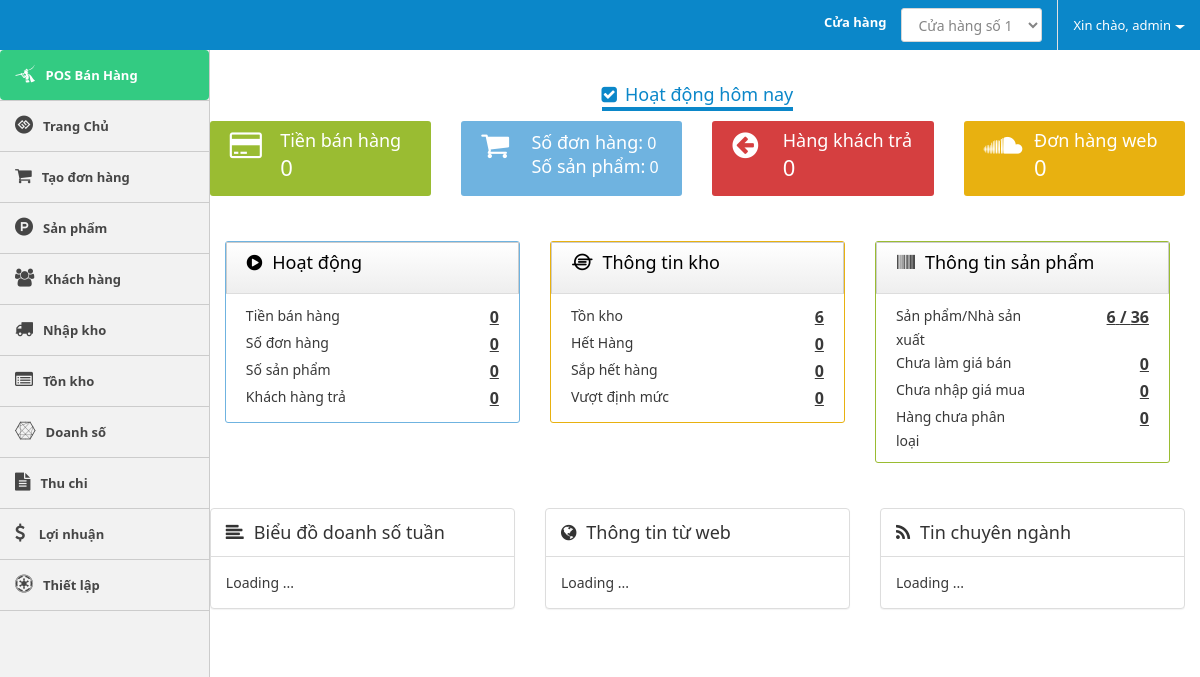
The page / (signed in) on the database its author committed.
### tables this page shows
CREATE TABLE `cms_users` (
  `id` int(10) UNSIGNED NOT NULL,
  `username` varchar(100) NOT NULL,
  `password` varchar(100) NOT NULL,
  `salt` varchar(255) NOT NULL,
  `email` varchar(120) NOT NULL,
  `display_name` varchar(120) NOT NULL,
  `user_status` tinyint(4) NOT NULL,
  `group_id` int(11) NOT NULL,
  `store_id` int(11) NOT NULL,
  `created` datetime NOT NULL,
  `updated` datetime NOT NULL,
  `logined` datetime(1) NOT NULL,
  `ip_logged` varchar(255) NOT NULL,
  `recode` varchar(255) NOT NULL,
  `code_time_out` varchar(255) NOT NULL
);

CREATE TABLE `cms_stores` (
  `ID` int(5) UNSIGNED NOT NULL,
  `stock_name` varchar(255) NOT NULL,
  `user_init` int(11) NOT NULL,
  `user_upd` int(11) NOT NULL,
  `created` datetime NOT NULL DEFAULT CURRENT_TIMESTAMP,
  `updated` datetime NOT NULL DEFAULT '0000-00-00 00:00:00' ON UPDATE CURRENT_TIMESTAMP
);

### application/controllers/dashboard.php (called while the page is built, shortened)
<?php if (!defined('BASEPATH')) exit('No direct script access allowed');
class Dashboard extends CI_Controller
{
    private $auth;
    public function __construct()
    {
        $this->auth = $this->cms_authentication->check();
    }
    public function index()
    {
        $today = date('Y-m-d');
        $orders = $this->db->from('orders')->where(('sell_date >'), $today)->where(('deleted'), 0)->get()->result_array();
        $tongtien = 0;
        $soluongsp = array();
        $data['lamgiaban'] = $this->db->from('products')->where(['prd_status' => 1, 'deleted' => 0, 'prd_sell_price' => 0])->count_all_results();
        $data['lamgiamua'] = $this->db->from('products')->where(['prd_status' => 1, 'deleted' => 0, 'prd_origin_price' => 0])->count_all_results();
        $total_prd = $this->db->from('products')->where(['prd_status' => 1, 'deleted' => 0])->count_all_results();
        $data['data']['_sl_product'] = $total_prd;
        $data['data']['_sl_manufacture'] = $this->db->from('products_manufacture')->count_all_results();
        $slsitem = count($soluongsp);
        $data['slsinventory'] = count($this->db->select('ID')->where(['prd_status' => 1, 'deleted' => 0, 'prd_sls >' => 0])->from('products')->get()->result_array());
        $data['slsaceitem'] = count($this->db->select('ID')->where(['prd_status' => 1, 'deleted' => 0, 'prd_sls' => 0])->from('products')->get()->result_array());
        $data['tongtien'] = $tongtien;
        $data['slsorders'] = count($orders);
        $data['slsitem'] = $slsitem;
        $store = $this->db->from('stores')->get()->result_array();
        $data['data']['store'] = $store;
        $store_id = $this->db->select('store_id')->from('users')->where('id',$this->auth['id'])->limit(1)->get()->row_array();
        $data['data']['store_id'] = $store_id['store_id'];
        $data['data']['user'] = $this->auth;
        $data['template'] = 'home/index';
        $this->load->view('layout/index', isset($data) ? $data : null);
    }
}

### index.php (called while the page is built, shortened)
<?php
require_once BASEPATH . 'core/CodeIgniter.php';

### application/libraries/cms_cookie.php (called while the page is built, shortened)
<?php if (!defined('BASEPATH')) exit('No direct script access allowed');
class CMS_Cookie
{
    public static function get($name)
    {
        return $_COOKIE[$name];
    }
    public static function decode($cookie_val)
    {
        return base64_decode(substr($cookie_val, 3));
    }
}

### application/libraries/cms_authentication.php (called while the page is built, shortened)
<?php if (!defined('BASEPATH')) exit('No direct script access allowed');
class CMS_authentication
{
    private $CI;
    public function __construct()
    {
        $this->CI = &get_instance();
    }
    public function check()
    {
        if (CMS_Cookie::exists('user_logged' . CMS_PREFIX)) {
            $cookie = CMS_Cookie::get('user_logged' . CMS_PREFIX);
            $cookie = json_decode(CMS_Cookie::decode($cookie), true);
            $user = $this->CI->db->select('id,username,password,salt,display_name,email,group_id,store_id')->where('username', $cookie['username'])->or_where('email', $cookie['username'])->from('users')->get()->row_array();
            $group = $this->CI->db->select('id, group_permission, group_name')->where('id', $user['group_id'])->from('users_group')->get()->row_array();
            if (isset($user) && count($user)) {
                if ($user['username'] == $cookie['username'] && $user['password'] == $cookie['password'] && $user['salt'] == $cookie['salt']) {
                    return ['id' => $user['id'],
                        'username' => $user['username'],
                        'password' => $user['password'],
                        'salt' => $user['salt'],
                        'email' => $user['email'],
                        'display_name' => $user['display_name'],
                        'group_id' => $user['group_id'],
                        'group_name' => $group['group_name'],
                        'group_permission' => json_decode($group['group_permission'], true),
                        'store_id' => $user['store_id']
                    ];
                }
            }
        }
        return null;
    }
}

### application/helpers/useful_helper.php (called while the page is built, shortened)
<?php if (!defined('BASEPATH')) exit('No direct script access allowed');
if (!function_exists('cms_encode_currency_format')) {
    function cms_encode_currency_format($priceFloat)
    {
        $symbol_thousand = ',';
        $decimal_place = 0;
        if ($priceFloat == 0)
            return 0;
        $price = number_format($priceFloat, $decimal_place, '', $symbol_thousand);
        return $price;
    }
}

### application/views/home/index.php (the view)
<div class="row">
    <div class="report">
        <div class="col-md-12"><center><h4 class="dashboard-title"><i class="fa fa-check-square"></i>Hoạt động hôm nay</h4></center></div>
        <div class="col-md-3">
            <div class="report-box box-green">
                <div class="infobox-icon">
                    <i class="fa fa-credit-card"></i>
                </div>
                <div class="infobox-data">
                    <h3 class="infobox-title">Tiền bán hàng</h3>
                    <span
                        class="infobox-data-number text-center"><?php echo (isset($tongtien)) ? cms_encode_currency_format($tongtien) : '0'; ?></span>
                </div>
            </div>
        </div>
        <div class="col-md-3">
            <div class="report-box box-blue">
                <div class="infobox-icon">
                    <i class="fa fa-shopping-cart"></i>
                </div>
                <div class="infobox-data">
                    <h3 class="infobox-title">Số đơn hàng:</h3>
                    <span
                        class="infobox-data-number text-center"><?php echo (isset($slsorders)) ? cms_encode_currency_format($slsorders) : '0'; ?></span>
                    <h3 class="infobox-title">Số sản phẩm:</h3>
                    <span
                        class="infobox-data-number text-center"><?php echo (isset($slsitem)) ? cms_encode_currency_format($slsitem) : '0'; ?></span>
                </div>
            </div>
        </div>
        <div class="col-md-3">
            <div class="report-box box-red">
                <div class="infobox-icon">
                    <i class="fa fa-arrow-circle-left"></i>
                </div>
                <div class="infobox-data">
                    <h3 class="infobox-title">Hàng khách trả</h3>
                    <span class="infobox-data-number">0</span>
                </div>
            </div>
        </div>
        <div class="col-md-3">
            <div class="report-box box-orange">
                <div class="infobox-icon">
                    <i class="fa fa-soundcloud"></i>
                </div>
                <div class="infobox-data">
                    <h3 class="infobox-title">Đơn hàng web</h3>
                    <span class="infobox-data-number">0</span>
                </div>
            </div>
        </div>
    </div>
</div>
<div class="row" style="background: #; margin: 20px 0; overflow: hidden; ">
    <div class="col-md-4">
        <div class="widget widget-blue">
            <div class="widget-header">
                <h3 class="widget-title"><i class="fa fa-play-circle"></i>Hoạt động</h3>
            </div>
            <div class="widget-body">
                <div class="row">
                    <div class="info col-xs-7">Tiền bán hàng</div>
                    <div
                        class="info col-xs-5 data text-right"><b><?php echo (isset($tongtien)) ? cms_encode_currency_format($tongtien) : '0'; ?></b></div>
                    <div class="info col-xs-7">Số đơn hàng</div>
                    <div
                        class="info col-xs-5 data text-right"><b><?php echo (isset($slsorders)) ? cms_encode_currency_format($slsorders) : '0'; ?></b></div>
                    <div class="info col-xs-7">Số sản phẩm</div>
                    <div
                        class="info col-xs-5 data text-right"><b><?php echo (isset($slsitem)) ? cms_encode_currency_format($slsitem) : '0'; ?></b></div>
                    <div class="info col-xs-7">Khách hàng trả</div>
                    <div class="info col-xs-5 data text-right"><b>0</b></div>
                </div>
            </div>
        </div>
    </div>
    <div class="col-md-4">
        <div class="widget widget-orange">
            <div class="widget-header">
                <h3 class="widget-title"><i class="fa fa-ioxhost"></i>Thông tin kho</h3>
            </div>
            <div class="widget-body">
                <div class="row">
                    <div class="info col-xs-7">Tồn kho</div>
                    <div
                        class="info col-xs-5 data text-right"><b><?php echo (isset($slsinventory)) ? cms_encode_currency_format($slsinventory) : '0'; ?></b></div>
                    <div class="info col-xs-7">Hết Hàng</div>
                    <div
                        class="info col-xs-5 data text-right"><b><?php echo (isset($slsaceitem)) ? cms_encode_currency_format($slsaceitem) : '0'; ?></b></div>
                    <div class="info col-xs-7">Sắp hết hàng</div>
                    <div class="info col-xs-5 data text-right"><b>0</b></div>
                    <div class="info col-xs-7">Vượt định mức</div>
                    <div class="info col-xs-5 data text-right"><b>0</b></div>
                </div>
            </div>
        </div>
    </div>
    <div class="col-md-4">
        <div class="widget widget-green">
            <div class="widget-header">
                <h3 class="widget-title"><i class="fa fa-barcode"></i>Thông tin sản phẩm</h3>
            </div>
            <div class="widget-body">
                <div class="row">
                    <div class="info col-xs-7">Sản phẩm/Nhà sản xuất</div>
                    <div
                        class="info col-xs-5 data text-right"><b><?php echo (isset($data['_sl_product'])) ? $data['_sl_product'] : 0; ?></b>
                        / <b><?php echo (isset($data['_sl_manufacture'])) ? $data['_sl_manufacture'] : 0; ?></b></div>
                    <div class="info col-xs-7">Chưa làm giá bán</div>
                    <div
                        class="info col-xs-5 data text-right"><b><?php echo (isset($lamgiaban)) ? cms_encode_currency_format($lamgiaban) : '0'; ?></b></div>
                    <div class="info col-xs-7">Chưa nhập giá mua</div>
                    <div
                        class="info col-xs-5 data text-right"><b><?php echo (isset($lamgiamua)) ? cms_encode_currency_format($lamgiamua) : '0'; ?></b></div>
                    <div class="info col-xs-7">Hàng chưa phân loại</div>
                    <div class="info col-xs-5 data text-right"><b>0</b></div>
                </div>
            </div>
        </div>
    </div>
</div>
<div class="row" style="margin: 20px 0; overflow: hidden; ">
    <div class="chart-report">
        <div class="row">
            <div class="col-md-4">
                <div class="panel panel-default">
                    <div class="panel-heading"><i class="fa fa-align-left"></i>Biểu đồ doanh số tuần</div>
                    <div class="panel-body">
                        Loading ...
                    </div>
                </div>
            </div>
            <div class="col-md-4">
                <div class="panel panel-default">
                    <div class="panel-heading"><i class="fa fa-globe"></i>Thông tin từ web</div>
                    <div class="panel-body">
                        Loading ...
                    </div>
                </div>
            </div>
            <div class="col-md-4">
                <div class="panel panel-default">
                    <div class="panel-heading"><i class="fa fa-rss"></i>Tin chuyên ngành</div>
                    <div class="panel-body">
                        Loading ...
                    </div>
                </div>
            </div>
        </div>
    </div>
</div>

### application/views/common/header.php (shortened to what this page needs)
<nav id="navbar-container" class="navbar navbar- navbar-fixed-top">
    <div class="container-fluid">
        <div class="collapse navbar-collapse" id="bs-example-navbar-collapse-1">
            <ul class="nav navbar-nav navbar-right">
                <?php if(isset($data['store'])){ ?>
                <li>
                    <label style="margin: 13px 15px; color: white">
                        Cửa hàng
                    </label>
                </li>
                <li style="border-right: 1px solid #E1E1E1; padding-right: 15px;">
                    <select id="store-id" class="form-control" style="margin: 8px auto">
                        <?php foreach ($data['store'] as $key => $item) :?>
                            <option <?php if($item['ID']==$data['store_id']) echo 'selected '; ?> value="<?php echo $item['ID']; ?>"><?php echo $item['stock_name']; ?></option>
                        <?php endforeach;?>
                    </select>
                </li>
                <?php } ?>
                <li class="dropdown user-profile">
                    <a href="#" class="dropdown-toggle" data-toggle="dropdown" role="button" aria-haspopup="true"
                       aria-expanded="false"><span class="hello">Xin chào, </span><?php echo (isset($user)) ?
                            $user['display_name'] : $user['username']; ?><span class="caret"></span></a>
                </li>
            </ul>
        </div>
    </div>
</nav>

### rows shown on the page
cms_users: display_name "admin"
cms_stores: user_upd "0", ID "6"

### other values the page prints
$data['_sl_product'] "6"
$data['_sl_manufacture'] "36"
form field value "Cửa hàng số 1"
